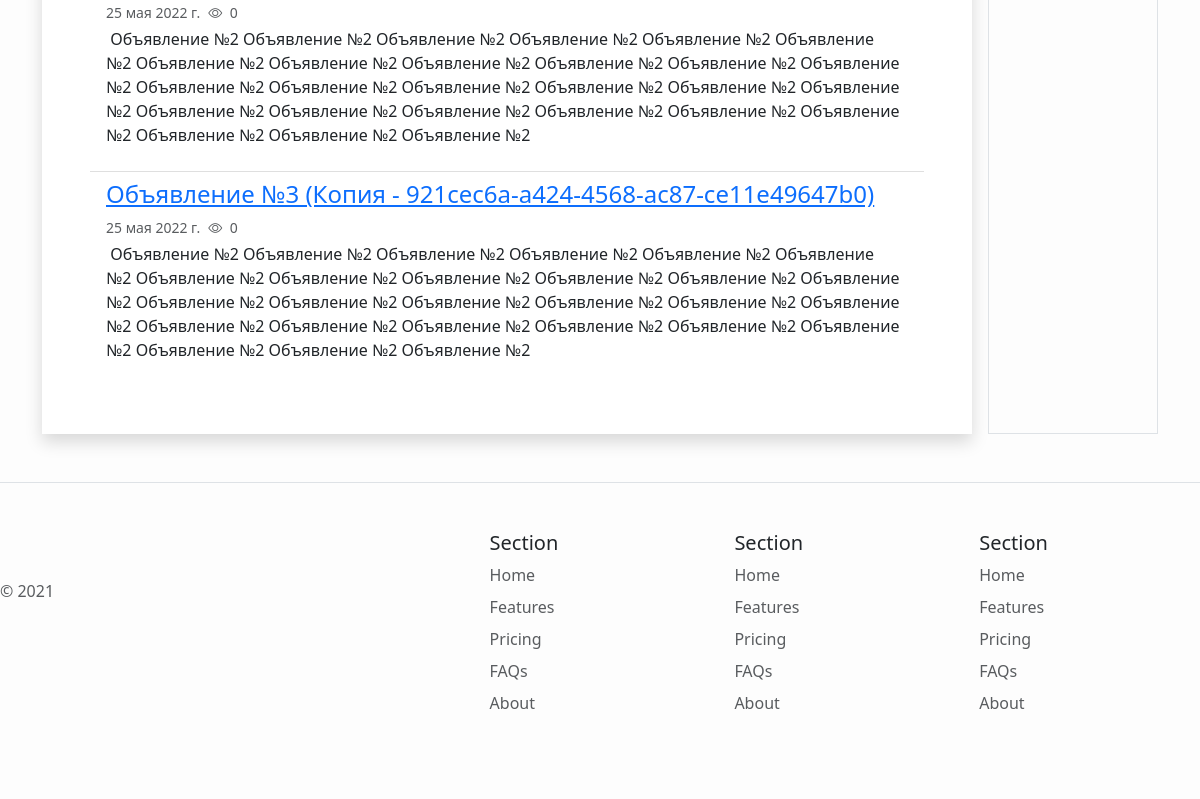
/press/ads/ (lower part), run on an earlier commit of the app's database.
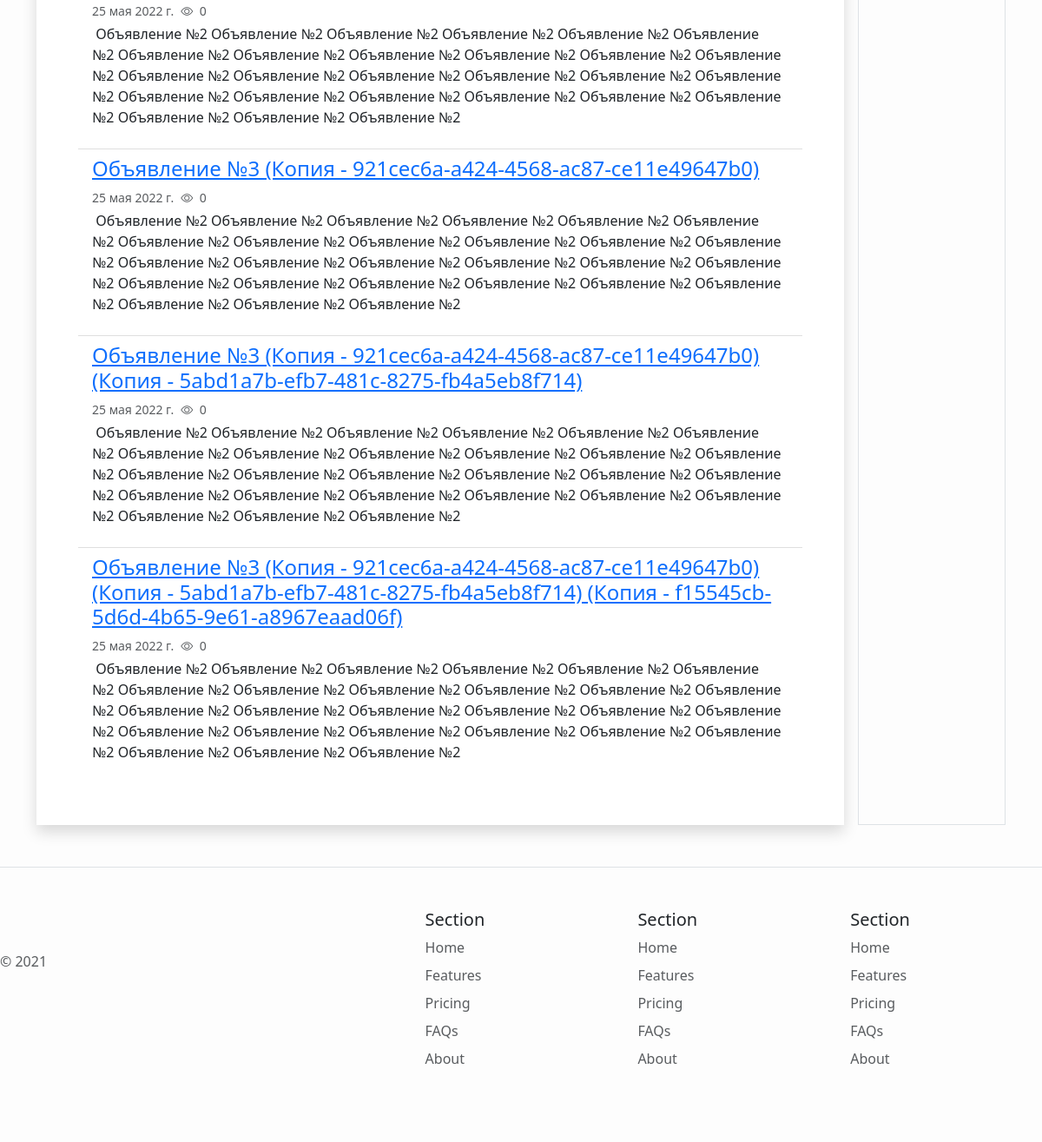
And on a later commit of the database.
### content/models.py (models this page shows, shortened)
class Content(models.Model):
    title = models.CharField(
        default="", max_length=1000, verbose_name="Заголовок")
    alias = models.SlugField(default="", blank=True, unique=True,
                             max_length=1000, help_text="Краткое название транслитом через тире (пример: 'kratkoe-nazvanie-translitom'). Чем короче тем лучше. Для автоматического заполнения - оставьте пустым.")
    published = models.BooleanField(default=True, verbose_name='Опубликовано')
    published_at = models.DateField(default=datetime.date.today,
                                    verbose_name="Дата публикации")
    created_at = models.DateTimeField(auto_now_add=True, verbose_name="Дата создания")
    updated_at = models.DateTimeField(auto_now=True, verbose_name="Последнее изменение")
    hits = models.PositiveIntegerField(default=0, verbose_name="Кол-во просмотров")
    objects = ContentManager()
    class Meta:
        abstract = True

class Post(Content):
    menu = models.ForeignKey(
        Menu, on_delete=models.CASCADE, verbose_name="Привязка к меню", blank=True, null=True)
    feed = models.ForeignKey(
        Feed, on_delete=models.CASCADE, verbose_name="Лента постов", blank=True, null=True)
    text = RichTextUploadingField()

### menus/views.py (the view)
# urls.py: path('', views.menus, name='index' ),
def menus(request, section=None, *args, **kwargs):
    unknown_slugs = []
    bc_items = [(section.title, section.alias)]
    current_menu = section
    if len(kwargs) > 0:
        urlpath = list(kwargs.values())
        for i, slug in enumerate(urlpath):
            obj = get_menu_if_exists(slug)
            if obj:
                current_menu = obj
                bc_items.append((current_menu.title, slug))
            else:
                unknown_slugs += urlpath[i:]
                break
    menus = Menu.objects.filter(parent_id=current_menu.id)
    context = {
        'section':section,
        'bc_items': bc_items,
        'page': current_menu,
        'menus': menus,
    }
    return content_views.render_content(request, context, unknown_slugs)

### app/templatetags/breadcrumbs.py (called while the page is built)
@register.inclusion_tag('app/breadcrumbs.html')
def breadcrumbs(bc_items:dict):
    url_chain = ''
    breadcrumbs_items = {'Главная':''}
    breadcrumbs_items.update(bc_items)
    for key, value in breadcrumbs_items.items():
        url_chain += value + '/'
        breadcrumbs_items[key] = url_chain
    context = {
        'breadcrumbs_items' : breadcrumbs_items
    }
    return context

### content/models.py (called while the page is built)
    def published(self):
        return self.filter(published=True, published_at__lte=datetime.date.today())

### content/views.py (called while the page is built)
def render_content(request, context, unknown_slugs=None):
    if unknown_slugs:
        for slug in unknown_slugs:
            content = get_content_if_exists(slug)
            if content:
                context['bc_items'].append((content.title, slug))
            else:
                raise Http404('Контент не найден')
        context['page'] = content
        context['contents'] = get_content(from_slug=slug)
    else:
        context['contents'] = get_content(from_menu_id=context['page'].id)
    return render(request, 'content/content.html', context)

### menus/models.py (called while the page is built)
    def get_subitems(parent=None, maxlevel=None):
        if parent:
            if maxlevel:
                if parent.level >= maxlevel:
                    return None
            items = Menu.objects.filter(parent_id=parent.id, is_published=True)
        else:
            items = Menu.objects.filter(level=1, is_published=True)
        if len(items) == 0:
            return None
        result = []
        for item in items:
            result.append(
                {
                    'item': item,
                    'url': item.url,
                    'subitems': item.get_subitems(maxlevel=maxlevel)
                }
            )
        return result

### menus/templatetags/render_menubar.py (called while the page is built)
@register.inclusion_tag('menus/menubar.html')
def render_menubar(maxlevel=2):
    context = {}
    context['menu_tree'] = Menu.get_subitems(parent=None, maxlevel=maxlevel)
    return context

### menus/views.py (called while the page is built)
def get_menu_if_exists(slug=None):
    if slug:
        try:
            obj = Menu.objects.get(alias=slug)
        except:
            return False
        return obj

### content/templates/content/content.html
{% extends 'menus/component.html' %}

### menus/templates/menus/component.html (shortened to what this page needs)
{% extends 'app/base_component.html' %}
{% load breadcrumbs %}
{% block  component %}
    <div id="component">
        {% include 'menus/menus.html' %}
    </div>
{% endblock component %}

### app/templates/app/base_component.html (shortened to what this page needs)
{% extends 'app/base.html' %}

### app/templates/app/base.html (shortened to what this page needs)
{% load static %}
{% load render_menus %}
<!doctype html>
<html lang="en">
  <head>
    <link href="{% static 'app/css/bootstrap.min.css' %}" rel="stylesheet">
    <link href="{% static 'app/css/bootstrap.megamenu.css' %}" rel="stylesheet">
    <link href="{% static 'app/css/bootstrap-icons.css' %}" rel="stylesheet">
    <link href="{% static 'app/css/magnific-popup.css' %}" rel="stylesheet">
    <link href="{% static 'app/css/custom.css' %}" rel="stylesheet">
  </head>
  <body>
  {% block component %}{% endblock component %}
  {% include 'app/footer.html' %}
  </body>
</html>

### app/templates/app/header.html (shortened to what this page needs)
{% load static %}
{% load render_menubar %}

### menus/templates/menus/menus.html (shortened to what this page needs)
<div class="container">
  <div class="row g-0 mb-3">
    <div class="col-md-10 me-3 shadow">
      <div id="content" class='p-5'>
        {% if contents %}
        {% include 'content/page_content.html' %}
        {% else %}
        {% include 'menus/menu_blocks.html' %}
        {% endif %}
      </div>
    </div>
    <div id="right-side" class="col border">
    </div>
  </div>
</div>

### content/templates/content/page_content.html (shortened to what this page needs)
<div id="content-body">
{% if contents.info.count.total > 1 %}
    {% include 'content/multicontent.html' %}
{% else %}
    {% if contents.info.count.postfeeds %}
        {% with contents.postfeeds.0 as postfeed %}
            {% include 'content/postfeed.html' %}
        {% endwith %}
    {% endif %}
{% endif %}
</div>

### content/templates/content/postfeed.html (shortened to what this page needs)
<ul class="list-group list-group-flush">
{% for post in postfeed.posts %}
    <li class="list-group-item">
    <div class="d-flex justify-content-between mb-0">
        <a href="{{post.alias}}">
            <h4>{{post.title}}</h5>
        </a>
    </div>
    <div class="d-flex flex-nowrap">
        <small class="text-muted me-2"
            data-bs-toggle="tooltip" data-bs-placement="top"
            data-bs-custom-class="custom-tooltip"
            title="Дата публикации"
            >
            {{post.published_at}}
        </small>
        <small class="text-muted"
            data-bs-toggle="tooltip" data-bs-placement="top"
            data-bs-custom-class="custom-tooltip"
            title="Количество просмотров"
            >
            <i class="bi bi-eye me-1"></i>
            {{post.hits}}
        </small>
    </div>
        {% if layout != 'compact' %}
            <div class="mt-1">
                {{post.text|safe}}
            </div>
        {% endif %}
    </li>
{% endfor %}
</ul>

### app/templates/app/footer.html
<div class+"container">
    <footer class="row row-cols-5 py-5 my-5 border-top">
        <div class="col">
        <a href="/" class="d-flex align-items-center mb-3 link-dark text-decoration-none">
            <svg class="bi me-2" width="40" height="32"><use xlink:href="#bootstrap"></use></svg>
        </a>
        <p class="text-muted">© 2021</p>
        </div>
        <div class="col">
        </div>
        <div class="col">
        <h5>Section</h5>
        <ul class="nav flex-column">
            <li class="nav-item mb-2"><a href="#" class="nav-link p-0 text-muted">Home</a></li>
            <li class="nav-item mb-2"><a href="#" class="nav-link p-0 text-muted">Features</a></li>
            <li class="nav-item mb-2"><a href="#" class="nav-link p-0 text-muted">Pricing</a></li>
            <li class="nav-item mb-2"><a href="#" class="nav-link p-0 text-muted">FAQs</a></li>
            <li class="nav-item mb-2"><a href="#" class="nav-link p-0 text-muted">About</a></li>
        </ul>
        </div>
        <div class="col">
        <h5>Section</h5>
        <ul class="nav flex-column">
            <li class="nav-item mb-2"><a href="#" class="nav-link p-0 text-muted">Home</a></li>
            <li class="nav-item mb-2"><a href="#" class="nav-link p-0 text-muted">Features</a></li>
            <li class="nav-item mb-2"><a href="#" class="nav-link p-0 text-muted">Pricing</a></li>
            <li class="nav-item mb-2"><a href="#" class="nav-link p-0 text-muted">FAQs</a></li>
            <li class="nav-item mb-2"><a href="#" class="nav-link p-0 text-muted">About</a></li>
        </ul>
        </div>
        <div class="col">
        <h5>Section</h5>
        <ul class="nav flex-column">
            <li class="nav-item mb-2"><a href="#" class="nav-link p-0 text-muted">Home</a></li>
            <li class="nav-item mb-2"><a href="#" class="nav-link p-0 text-muted">Features</a></li>
            <li class="nav-item mb-2"><a href="#" class="nav-link p-0 text-muted">Pricing</a></li>
            <li class="nav-item mb-2"><a href="#" class="nav-link p-0 text-muted">FAQs</a></li>
            <li class="nav-item mb-2"><a href="#" class="nav-link p-0 text-muted">About</a></li>
        </ul>
        </div>
    </footer>
</div>

### app/static/app/css/custom.css (style rules this page uses)
body { background: #fdfdfd; }
#content { background-color: #fff; }

What changed in the data, as far as the page shows it:
added Post: title "Объявление №3 (Копия - 921cec6a-a424-4568-ac87-ce11e49647b0) (Копия - 5abd1a7b-efb7-481c-8275-fb4a5eb8f714)", published_at "25 мая 2022 г.", hits "0", text "Объявление №2 Объявление №2 Объявление №2 Объявление №2 Объявление №2 Объявление №2 Объявление №2 Объявление №2 Объявление №2 Объявление №2 Объявление №2 Объявление №2 Объявление №2 Объявление №2 Объявление №2 Объявление №2 Объявление №2 Объявление №2 Объявление №2 Объявление №2 Объявление №2 Объявление №2 Объявление №2 Объявление №2 Объявление №2 Объявление №2 Объявление №2"
added Post: title "Объявление №3 (Копия - 921cec6a-a424-4568-ac87-ce11e49647b0) (Копия - 5abd1a7b-efb7-481c-8275-fb4a5eb8f714) (Копия - f15545cb-5d6d-4b65-9e61-a8967eaad06f)", published_at "25 мая 2022 г.", hits "0", text "Объявление №2 Объявление №2 Объявление №2 Объявление №2 Объявление №2 Объявление №2 Объявление №2 Объявление №2 Объявление №2 Объявление №2 Объявление №2 Объявление №2 Объявление №2 Объявление №2 Объявление №2 Объявление №2 Объявление №2 Объявление №2 Объявление №2 Объявление №2 Объявление №2 Объявление №2 Объявление №2 Объявление №2 Объявление №2 Объявление №2 Объявление №2"
